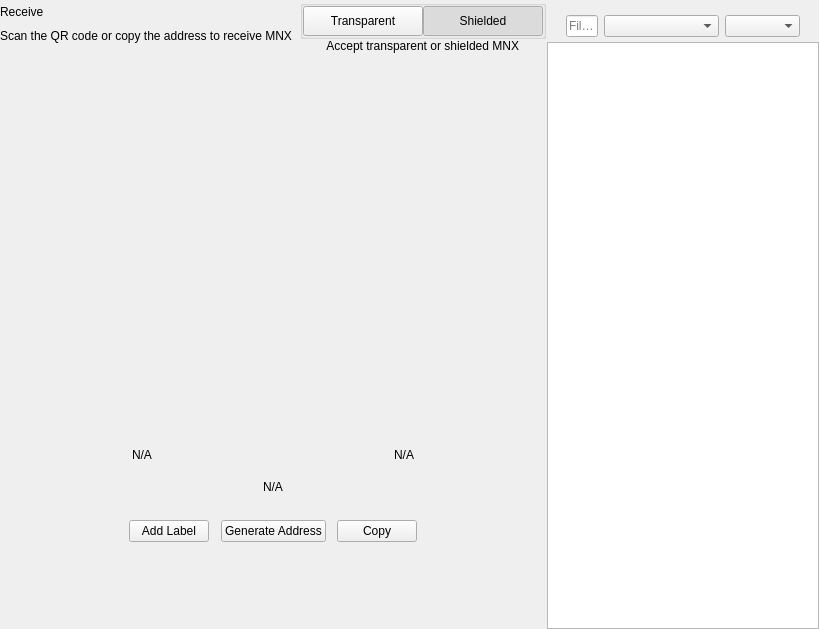
<?xml version="1.0" encoding="UTF-8"?>
<ui version="4.0">
 <class>ReceiveWidget</class>
 <widget class="QWidget" name="ReceiveWidget">
  <property name="geometry">
   <rect>
    <x>0</x>
    <y>0</y>
    <width>819</width>
    <height>629</height>
   </rect>
  </property>
  <property name="minimumSize">
   <size>
    <width>0</width>
    <height>0</height>
   </size>
  </property>
  <property name="windowTitle">
   <string notr="true">N/A</string>
  </property>
  <layout class="QHBoxLayout" name="horizontalLayout_2" stretch="2,1">
   <property name="spacing">
    <number>0</number>
   </property>
   <property name="leftMargin">
    <number>0</number>
   </property>
   <property name="topMargin">
    <number>0</number>
   </property>
   <property name="rightMargin">
    <number>0</number>
   </property>
   <property name="bottomMargin">
    <number>0</number>
   </property>
   <item>
    <widget class="QWidget" name="left" native="true">
     <layout class="QVBoxLayout" name="verticalLayout_3">
      <property name="leftMargin">
       <number>0</number>
      </property>
      <property name="topMargin">
       <number>0</number>
      </property>
      <property name="rightMargin">
       <number>0</number>
      </property>
      <property name="bottomMargin">
       <number>0</number>
      </property>
      <item>
       <layout class="QVBoxLayout" name="verticalLayout_2">
        <property name="spacing">
         <number>0</number>
        </property>
        <property name="leftMargin">
         <number>0</number>
        </property>
        <item>
         <layout class="QHBoxLayout" name="horizontalLayout_3">
          <property name="spacing">
           <number>0</number>
          </property>
          <item>
           <layout class="QVBoxLayout" name="verticalLayout_4">
            <property name="spacing">
             <number>5</number>
            </property>
            <item>
             <widget class="QLabel" name="labelTitle">
              <property name="text">
               <string>Receive</string>
              </property>
             </widget>
            </item>
            <item alignment="Qt::AlignTop">
             <widget class="QLabel" name="labelSubtitle1">
              <property name="text">
               <string>Scan the QR code or copy the address to receive MNX</string>
              </property>
             </widget>
            </item>
           </layout>
          </item>
          <item>
           <spacer name="horizontalSpacer">
            <property name="orientation">
             <enum>Qt::Horizontal</enum>
            </property>
            <property name="sizeHint" stdset="0">
             <size>
              <width>40</width>
              <height>20</height>
             </size>
            </property>
           </spacer>
          </item>
          <item>
           <widget class="QWidget" name="containerViewPrivacyChecks" native="true">
            <layout class="QVBoxLayout" name="containerPrivacyChecks">
             <property name="spacing">
              <number>0</number>
             </property>
             <property name="leftMargin">
              <number>0</number>
             </property>
             <property name="topMargin">
              <number>0</number>
             </property>
             <property name="rightMargin">
              <number>0</number>
             </property>
             <property name="bottomMargin">
              <number>0</number>
             </property>
             <item alignment="Qt::AlignHCenter|Qt::AlignVCenter">
              <widget class="QGroupBox" name="groupBox">
               <property name="title">
                <string/>
               </property>
               <layout class="QHBoxLayout" name="horizontalLayout_2_1">
                <property name="spacing">
                 <number>0</number>
                </property>
                <property name="leftMargin">
                 <number>0</number>
                </property>
                <property name="topMargin">
                 <number>0</number>
                </property>
                <property name="rightMargin">
                 <number>0</number>
                </property>
                <property name="bottomMargin">
                 <number>0</number>
                </property>
                <item>
                 <widget class="QPushButton" name="pushLeft">
                  <property name="minimumSize">
                   <size>
                    <width>120</width>
                    <height>30</height>
                   </size>
                  </property>
                  <property name="maximumSize">
                   <size>
                    <width>120</width>
                    <height>30</height>
                   </size>
                  </property>
                  <property name="focusPolicy">
                   <enum>Qt::NoFocus</enum>
                  </property>
                  <property name="text">
                   <string>Transparent</string>
                  </property>
                  <property name="checkable">
                   <bool>true</bool>
                  </property>
                  <property name="autoExclusive">
                   <bool>true</bool>
                  </property>
                 </widget>
                </item>
                <item>
                 <widget class="QPushButton" name="pushRight">
                  <property name="minimumSize">
                   <size>
                    <width>120</width>
                    <height>30</height>
                   </size>
                  </property>
                  <property name="maximumSize">
                   <size>
                    <width>120</width>
                    <height>30</height>
                   </size>
                  </property>
                  <property name="focusPolicy">
                   <enum>Qt::NoFocus</enum>
                  </property>
                  <property name="text">
                   <string>Shielded</string>
                  </property>
                  <property name="checkable">
                   <bool>true</bool>
                  </property>
                  <property name="checked">
                   <bool>true</bool>
                  </property>
                  <property name="autoExclusive">
                   <bool>true</bool>
                  </property>
                 </widget>
                </item>
               </layout>
              </widget>
             </item>
             <item alignment="Qt::AlignHCenter|Qt::AlignTop">
              <widget class="QLabel" name="labelSubtitle2">
               <property name="text">
                <string>Accept transparent or shielded MNX</string>
               </property>
               <property name="alignment">
                <set>Qt::AlignRight|Qt::AlignTrailing|Qt::AlignVCenter</set>
               </property>
              </widget>
             </item>
            </layout>
           </widget>
          </item>
         </layout>
        </item>
        <item>
         <spacer name="verticalSpacer_2">
          <property name="orientation">
           <enum>Qt::Vertical</enum>
          </property>
          <property name="sizeType">
           <enum>QSizePolicy::Expanding</enum>
          </property>
          <property name="sizeHint" stdset="0">
           <size>
            <width>20</width>
            <height>50</height>
           </size>
          </property>
         </spacer>
        </item>
        <item alignment="Qt::AlignHCenter">
         <widget class="QWidget" name="layoutQR" native="true">
          <property name="maximumSize">
           <size>
            <width>510</width>
            <height>16777215</height>
           </size>
          </property>
          <layout class="QVBoxLayout" name="verticalLayoutQr">
           <item>
            <spacer name="verticalSpacer11">
             <property name="orientation">
              <enum>Qt::Vertical</enum>
             </property>
             <property name="sizeType">
              <enum>QSizePolicy::Fixed</enum>
             </property>
             <property name="sizeHint" stdset="0">
              <size>
               <width>20</width>
               <height>20</height>
              </size>
             </property>
            </spacer>
           </item>
           <item alignment="Qt::AlignHCenter">
            <widget class="QLabel" name="labelQrImg">
             <property name="minimumSize">
              <size>
               <width>260</width>
               <height>260</height>
              </size>
             </property>
             <property name="maximumSize">
              <size>
               <width>260</width>
               <height>260</height>
              </size>
             </property>
             <property name="text">
              <string/>
             </property>
             <property name="alignment">
              <set>Qt::AlignCenter</set>
             </property>
            </widget>
           </item>
           <item>
            <spacer name="verticalSpacer_21">
             <property name="orientation">
              <enum>Qt::Vertical</enum>
             </property>
             <property name="sizeType">
              <enum>QSizePolicy::Fixed</enum>
             </property>
             <property name="sizeHint" stdset="0">
              <size>
               <width>20</width>
               <height>30</height>
              </size>
             </property>
            </spacer>
           </item>
           <item>
            <widget class="QWidget" name="widget" native="true">
             <property name="minimumSize">
              <size>
               <width>0</width>
               <height>0</height>
              </size>
             </property>
             <layout class="QHBoxLayout" name="horizontalLayout_5">
              <item>
               <widget class="QLabel" name="labelLabel">
                <property name="text">
                 <string notr="true">N/A</string>
                </property>
               </widget>
              </item>
              <item>
               <spacer name="horizontalSpacer_2">
                <property name="orientation">
                 <enum>Qt::Horizontal</enum>
                </property>
                <property name="sizeHint" stdset="0">
                 <size>
                  <width>141</width>
                  <height>20</height>
                 </size>
                </property>
               </spacer>
              </item>
              <item>
               <widget class="QLabel" name="labelDate">
                <property name="text">
                 <string notr="true">N/A</string>
                </property>
                <property name="alignment">
                 <set>Qt::AlignRight|Qt::AlignTrailing|Qt::AlignVCenter</set>
                </property>
               </widget>
              </item>
             </layout>
            </widget>
           </item>
           <item>
            <widget class="QLabel" name="labelAddress">
             <property name="sizePolicy">
              <sizepolicy hsizetype="Expanding" vsizetype="Preferred">
               <horstretch>0</horstretch>
               <verstretch>0</verstretch>
              </sizepolicy>
             </property>
             <property name="minimumSize">
              <size>
               <width>300</width>
               <height>0</height>
              </size>
             </property>
             <property name="text">
              <string notr="true">N/A</string>
             </property>
             <property name="alignment">
              <set>Qt::AlignCenter</set>
             </property>
            </widget>
           </item>
           <item>
            <spacer name="verticalSpacer_4">
             <property name="orientation">
              <enum>Qt::Vertical</enum>
             </property>
             <property name="sizeType">
              <enum>QSizePolicy::Fixed</enum>
             </property>
             <property name="sizeHint" stdset="0">
              <size>
               <width>20</width>
               <height>20</height>
              </size>
             </property>
            </spacer>
           </item>
           <item>
            <layout class="QHBoxLayout" name="horizontalLayout_4">
             <item alignment="Qt::AlignHCenter">
              <widget class="QPushButton" name="pushButtonLabel">
               <property name="focusPolicy">
                <enum>Qt::NoFocus</enum>
               </property>
               <property name="text">
                <string>Add Label</string>
               </property>
              </widget>
             </item>
             <item alignment="Qt::AlignHCenter">
              <widget class="QPushButton" name="pushButtonNewAddress">
               <property name="focusPolicy">
                <enum>Qt::NoFocus</enum>
               </property>
               <property name="text">
                <string>Generate Address</string>
               </property>
              </widget>
             </item>
             <item alignment="Qt::AlignHCenter">
              <widget class="QPushButton" name="pushButtonCopy">
               <property name="focusPolicy">
                <enum>Qt::NoFocus</enum>
               </property>
               <property name="text">
                <string>Copy</string>
               </property>
              </widget>
             </item>
            </layout>
           </item>
           <item>
            <spacer name="verticalSpacer_3">
             <property name="orientation">
              <enum>Qt::Vertical</enum>
             </property>
             <property name="sizeType">
              <enum>QSizePolicy::Expanding</enum>
             </property>
             <property name="sizeHint" stdset="0">
              <size>
               <width>20</width>
               <height>20</height>
              </size>
             </property>
            </spacer>
           </item>
          </layout>
         </widget>
        </item>
        <item>
         <spacer name="verticalSpacer">
          <property name="orientation">
           <enum>Qt::Vertical</enum>
          </property>
          <property name="sizeHint" stdset="0">
           <size>
            <width>20</width>
            <height>40</height>
           </size>
          </property>
         </spacer>
        </item>
       </layout>
      </item>
     </layout>
    </widget>
   </item>
   <item>
    <widget class="QWidget" name="right" native="true">
     <layout class="QVBoxLayout" name="verticalLayout_5">
      <property name="spacing">
       <number>0</number>
      </property>
      <property name="leftMargin">
       <number>1</number>
      </property>
      <property name="topMargin">
       <number>0</number>
      </property>
      <property name="rightMargin">
       <number>0</number>
      </property>
      <property name="bottomMargin">
       <number>0</number>
      </property>
      <item>
       <layout class="QVBoxLayout" name="container_right">
        <property name="spacing">
         <number>0</number>
        </property>
        <property name="leftMargin">
         <number>0</number>
        </property>
        <property name="rightMargin">
         <number>0</number>
        </property>
        <item>
         <layout class="QVBoxLayout" name="verticalLayout">
          <property name="spacing">
           <number>6</number>
          </property>
          <property name="leftMargin">
           <number>19</number>
          </property>
          <property name="rightMargin">
           <number>19</number>
          </property>
          <item>
           <widget class="OptionButton" name="btnRequest" native="true"/>
          </item>
          <item>
           <widget class="OptionButton" name="btnMyAddresses" native="true">
            <property name="sizePolicy">
             <sizepolicy hsizetype="Preferred" vsizetype="Minimum">
              <horstretch>0</horstretch>
              <verstretch>0</verstretch>
             </sizepolicy>
            </property>
           </widget>
          </item>
         </layout>
        </item>
        <item>
         <widget class="QWidget" name="sortWidget" native="true">
          <layout class="QHBoxLayout" name="horizontalLayout_6">
           <property name="leftMargin">
            <number>19</number>
           </property>
           <property name="rightMargin">
            <number>19</number>
           </property>
           <property name="bottomMargin">
            <number>5</number>
           </property>
           <item>
            <widget class="QLineEdit" name="lineEditFilter">
             <property name="sizePolicy">
              <sizepolicy hsizetype="Expanding" vsizetype="Fixed">
               <horstretch>0</horstretch>
               <verstretch>0</verstretch>
              </sizepolicy>
             </property>
             <property name="minimumSize">
              <size>
               <width>0</width>
               <height>0</height>
              </size>
             </property>
             <property name="contextMenuPolicy">
              <enum>Qt::DefaultContextMenu</enum>
             </property>
             <property name="acceptDrops">
              <bool>false</bool>
             </property>
             <property name="maxLength">
              <number>40</number>
             </property>
             <property name="placeholderText">
              <string>Filter</string>
             </property>
            </widget>
           </item>
           <item>
            <spacer name="horizontalSpacer_3">
             <property name="orientation">
              <enum>Qt::Horizontal</enum>
             </property>
             <property name="sizeType">
              <enum>QSizePolicy::Preferred</enum>
             </property>
             <property name="sizeHint" stdset="0">
              <size>
               <width>20</width>
               <height>20</height>
              </size>
             </property>
            </spacer>
           </item>
           <item>
            <widget class="QComboBox" name="comboBoxSort">
             <property name="sizePolicy">
              <sizepolicy hsizetype="Preferred" vsizetype="Fixed">
               <horstretch>0</horstretch>
               <verstretch>0</verstretch>
              </sizepolicy>
             </property>
             <property name="minimumSize">
              <size>
               <width>115</width>
               <height>0</height>
              </size>
             </property>
            </widget>
           </item>
           <item>
            <widget class="QComboBox" name="comboBoxSortOrder">
             <property name="sizePolicy">
              <sizepolicy hsizetype="Preferred" vsizetype="Fixed">
               <horstretch>0</horstretch>
               <verstretch>0</verstretch>
              </sizepolicy>
             </property>
             <property name="minimumSize">
              <size>
               <width>75</width>
               <height>0</height>
              </size>
             </property>
            </widget>
           </item>
          </layout>
          <zorder>comboBoxSort</zorder>
          <zorder>comboBoxSortOrder</zorder>
          <zorder>lineEditFilter</zorder>
         </widget>
        </item>
        <item>
         <widget class="QListView" name="listViewAddress"/>
        </item>
       </layout>
      </item>
     </layout>
    </widget>
   </item>
  </layout>
 </widget>
 <customwidgets>
  <customwidget>
   <class>OptionButton</class>
   <extends>QWidget</extends>
   <header>qt/nodetrade/optionbutton.h</header>
   <container>1</container>
  </customwidget>
 </customwidgets>
 <resources/>
 <connections/>
</ui>
